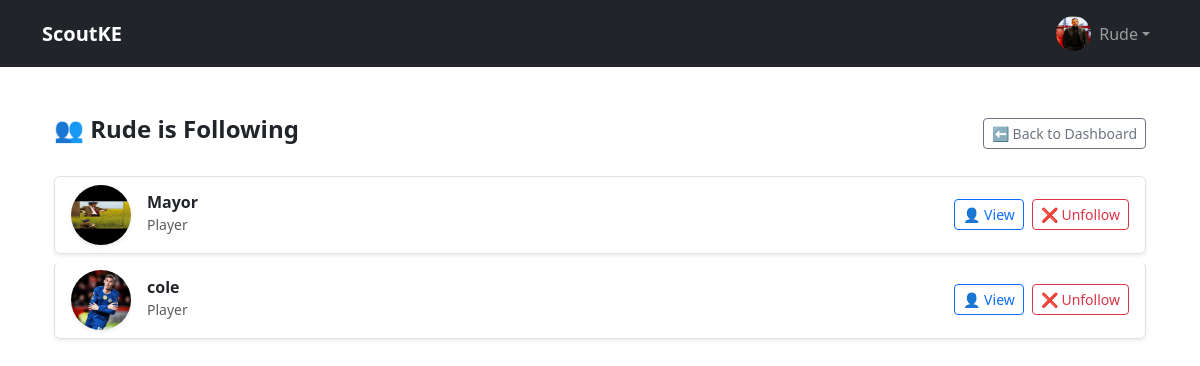
The app's page /players/following/6/ (signed in) with its own data.
### accounts/models.py (models this page shows, shortened)
class User(AbstractUser):
    ROLE_CHOICES = (
        ('player', 'Player'),
        ('scout', 'Scout'),
        ('club', 'Club'),
        ("fan", "Fan"),
    )
    role = models.CharField(max_length=20, choices=ROLE_CHOICES)
    bio = models.TextField(blank=True, null=True)
    profile_picture = models.ImageField(upload_to='profiles/', blank=True, null=True)
    followers = models.ManyToManyField(
        'self',
        symmetrical=False,
        related_name='following',
        blank=True
    )
    saved_players = models.ManyToManyField(
        'self',
        symmetrical=False,
        related_name='saved_by',
        blank=True
    )

### players/views.py (the view)
# urls.py: path('following/<int:user_id>/', views.following_list, name='following_list'),
@login_required
def following_list(request, user_id):
    user = get_object_or_404(User, id=user_id)
    following = user.following.all()
    return render(request, 'players/following_list.html', {'user': user, 'following': following})

### players/templates/players/following_list.html (shortened to what this page needs)
{% extends 'base.html' %}
{% load static %}
{% block content %}
<div class="container mt-4">
  <div class="d-flex justify-content-between align-items-center mb-4">
    <h4 class="fw-bold">👥 {{ user.username }} is Following</h4>
    <a href="{% url 'dashboard' %}" class="btn btn-sm btn-outline-secondary">⬅ Back to Dashboard</a>
  </div>
  {% if following %}
    <div class="list-group">
      {% for u in following %}
        <div class="list-group-item d-flex align-items-center justify-content-between shadow-sm mb-2 rounded hover-shadow">
          <div class="d-flex align-items-center">
            {% if u.profile_picture %}
              <img src="{{ u.profile_picture.url }}"
                   class="rounded-circle me-3 shadow-sm" width="60" height="60" alt="{{ u.username }}">
            {% else %}
              <img src="{% static 'img/default-avatar.png' %}"
                   class="rounded-circle me-3 shadow-sm" width="60" height="60" alt="Default Avatar">
            {% endif %}
            <div>
              <h6 class="fw-bold mb-0">{{ u.username }}</h6>
              <small class="text-muted text-capitalize">{{ u.role }}</small>
            </div>
          </div>
          <div class="d-flex">
            <a href="{% url 'profile' %}" class="btn btn-sm btn-outline-primary me-2">👤 View</a>
            <a href="{% url 'follow_user' u.id %}" class="btn btn-sm {% if u in user.following.all %}btn-outline-danger{% else %}btn-success{% endif %}">
              {% if u in user.following.all %}❌ Unfollow{% else %}➕ Follow{% endif %}
            </a>
          </div>
        </div>
      {% endfor %}
    </div>
  {% else %}
    <div class="alert alert-info text-center p-4 rounded shadow-sm">
      <p class="mb-1">🙁 You’re not following anyone yet.</p>
      <a href="{% url 'dashboard' %}" class="btn btn-primary btn-sm mt-2">🌟 Discover Users</a>
    </div>
  {% endif %}
</div>
{% endblock %}

### templates/base.html (shortened to what this page needs)
<!DOCTYPE html>
<html lang="en">
<head>
  <link href="https://cdn.jsdelivr.net/npm/bootstrap@5.3.3/dist/css/bootstrap.min.css" rel="stylesheet">
  {% load static %}
</head>
<body>
<nav class="navbar navbar-expand-lg navbar-dark bg-dark">
  <div class="container">
    <a class="navbar-brand fw-bold" href="/">ScoutKE</a>
    <div class="collapse navbar-collapse" id="navbarNav">
      <ul class="navbar-nav ms-auto align-items-center">
        <li class="nav-item dropdown">
          <a class="nav-link dropdown-toggle d-flex align-items-center" href="#" id="navbarProfile" role="button" data-bs-toggle="dropdown" aria-expanded="false">
            {% if user.is_authenticated and user.profile_picture %}
              <img src="{{ user.profile_picture.url }}"
                   alt="Profile Picture"
                   class="rounded-circle me-2" width="35" height="35">
            {% else %}
              <img src="{% static 'img/default-avatar.png' %}"
                   alt="Default Avatar"
                   class="rounded-circle me-2" width="35" height="35">
            {% endif %}
            {% if user.is_authenticated %}
              {{ user.username }}
            {% else %}
              Guest
            {% endif %}
          </a>
        </li>
      </ul>
    </div>
  </div>
</nav>
  <main class="container my-5">
    {% block content %}{% endblock %}
  </main>
</body>
</html>

### players/templates/players/following_list.html (style rules this page uses)
.hover-shadow { transition: all 0.3s ease-in-out; }

### records on screen
User: profile_picture (picture), username "Rude"
User: profile_picture (picture), username "Mayor", role "Player", shows "❌ Unfollow"
User: profile_picture (picture), username "cole", role "Player", shows "❌ Unfollow"
